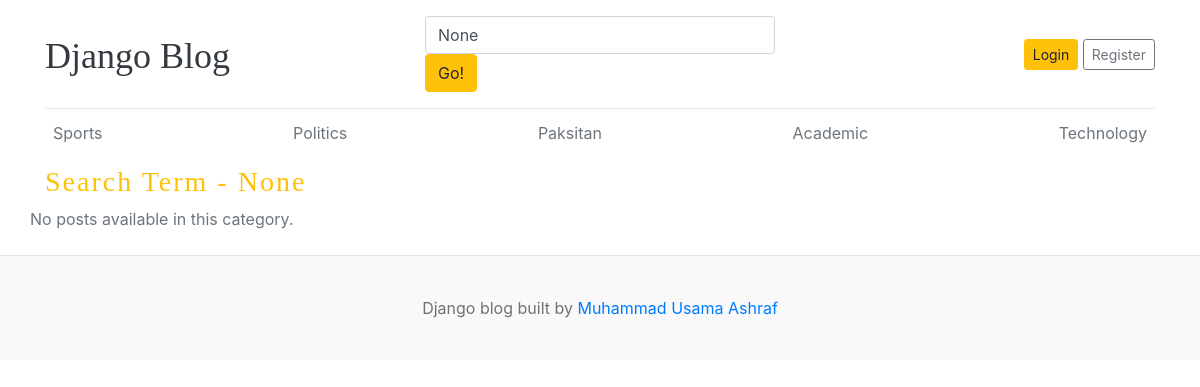
The app's page /search/ with its own data.
### blogs/models.py (models this page shows, shortened)
class Category(models.Model):
    category_name = models.CharField(max_length=50, unique=True)
    created_at = models.DateTimeField(auto_now_add=True)
    updated_at = models.DateTimeField(auto_now=True)
    class Meta:
        verbose_name_plural = "categories"

### blogs/views.py (the view, shortened to what this page needs)
# urls.py: path("search/", blogsView.search, name="search"),
def search(request):
    keyword = request.GET.get("keyword")
    if not keyword:
        posts = Blog.objects.none()
    context = {
        "posts": posts,
        "keyword": keyword,
    }
    return render(request, "search.html", context)

### blogs/context_processors.py (called while the page is built)
def get_categories(request):
    categories = Category.objects.all()
    return dict(categories=categories)

def get_social_links(request):
    links = SocialLinks.objects.all()
    return dict(links=links)

### templates/search.html
{% extends 'base.html' %}
{% block content %}
    <h3 class="text-warning" style="letter-spacing: 2px;">Search Term - {{ keyword }}</h3>
    <div class="row mb-2">
        {% if posts %}
            {% for post in posts %}
                <div class="col-md-6">
                    <div class="card border-0">
                        <div class="card-body">
                            <h3>
                                <a href="{% url 'blogs' post.slug %}" class="text-dark">{{ post.title }}</a>
                            </h3>
                            <small class="mb-1 text-muted">{{ post.created_at|timesince }} ago | {{ post.author }}</small>
                            <p class="card-text">{{ post.short_description | truncatewords:20 }}</p>
                        </div>
                    </div>
                </div>
            {% endfor %}
        {% else %}
            <p class="text-center text-muted">No posts available in this category.</p>
        {% endif %}
    </div>
</div>
{% endblock %}

### templates/base.html (shortened to what this page needs)
{% load static %}
<!DOCTYPE html>
<html lang="en">
    <head>
        <link href="https://getbootstrap.com/docs/4.0/dist/css/bootstrap.min.css"
              rel="stylesheet">
        <link href="{% static 'css/blog.css' %}" rel="stylesheet">
        <link rel="stylesheet"
              href="https://cdnjs.cloudflare.com/ajax/libs/font-awesome/4.7.0/css/font-awesome.min.css">
    </head>
    <body>
        <div class="container">
            <header class="blog-header py-3">
                <div class="row flex-nowrap justify-content-between align-items-center">
                    <div class="col-4 pt-1">
                        <a class="blog-header-logo text-dark" href="/">Django Blog</a>
                    </div>
                    <div class="col-4">
                        <form action="{% url 'search' %}" method="GET">
                            <input class="form-control"
                                   type="text"
                                   name="keyword"
                                   value="{{ keyword }}"
                                   placeholder="Enter search term..."
                                   aria-label="Enter search term..."
                                   aria-describedby="button-search" />
                            <button class="btn btn-warning id=" button-search" type="submit">Go!
                            </button>
                        </form>
                    </div>
                    <div class="col-4 d-flex justify-content-end align-items-center">
                        {% if not user.is_authenticated %}
                            <a class="btn btn-sm btn-warning" href="{% url 'login' %}">Login</a> &nbsp;
                            <a class="btn btn-sm btn-outline-secondary" href="{% url 'register' %}">Register</a>
                        {% endif %}
                    </div>
                </div>
            </header>
            <div class="nav-scroller py-1 mb-2">
                <nav class="nav d-flex justify-content-between">
                    {% for cat in categories %}
                        <a class="p-2 text-muted" href="{% url 'posts_by_category' cat.id %}">{{ cat.category_name }}</a>
                    {% endfor %}
                </nav>
            </div>
            {% block content %}{% endblock %}
            <footer class="blog-footer">
                <p>
                    Django blog built by <a href="https://github.com/oyrana">Muhammad Usama Ashraf</a>
                </p>
            </footer>
        </body>
    </html>

### config/static/css/blog.css (style rules this page uses)
.blog-header { border-bottom: 1px solid #e5e5e5; }
.blog-header-logo { font-family: "Playfair Display", Georgia, "Times New Roman", serif; font-size: 2.25rem; }
h1, h2, h3, h4, h5, h6 { font-family: "Playfair Display", Georgia, "Times New Roman", serif; }
.blog-footer { padding: 2.5rem 0; color: #727272; text-align: center; background-color: #f9f9f9; border-top: .05rem solid #e5e5e5; }
.blog-footer p:last-child { margin-bottom: 0; }

### records on screen
Category: category_name "Sports"
Category: category_name "Politics"
Category: category_name "Paksitan"
Category: category_name "Academic"
Category: category_name "Technology"

### other values on screen
{{ keyword }} "None"
